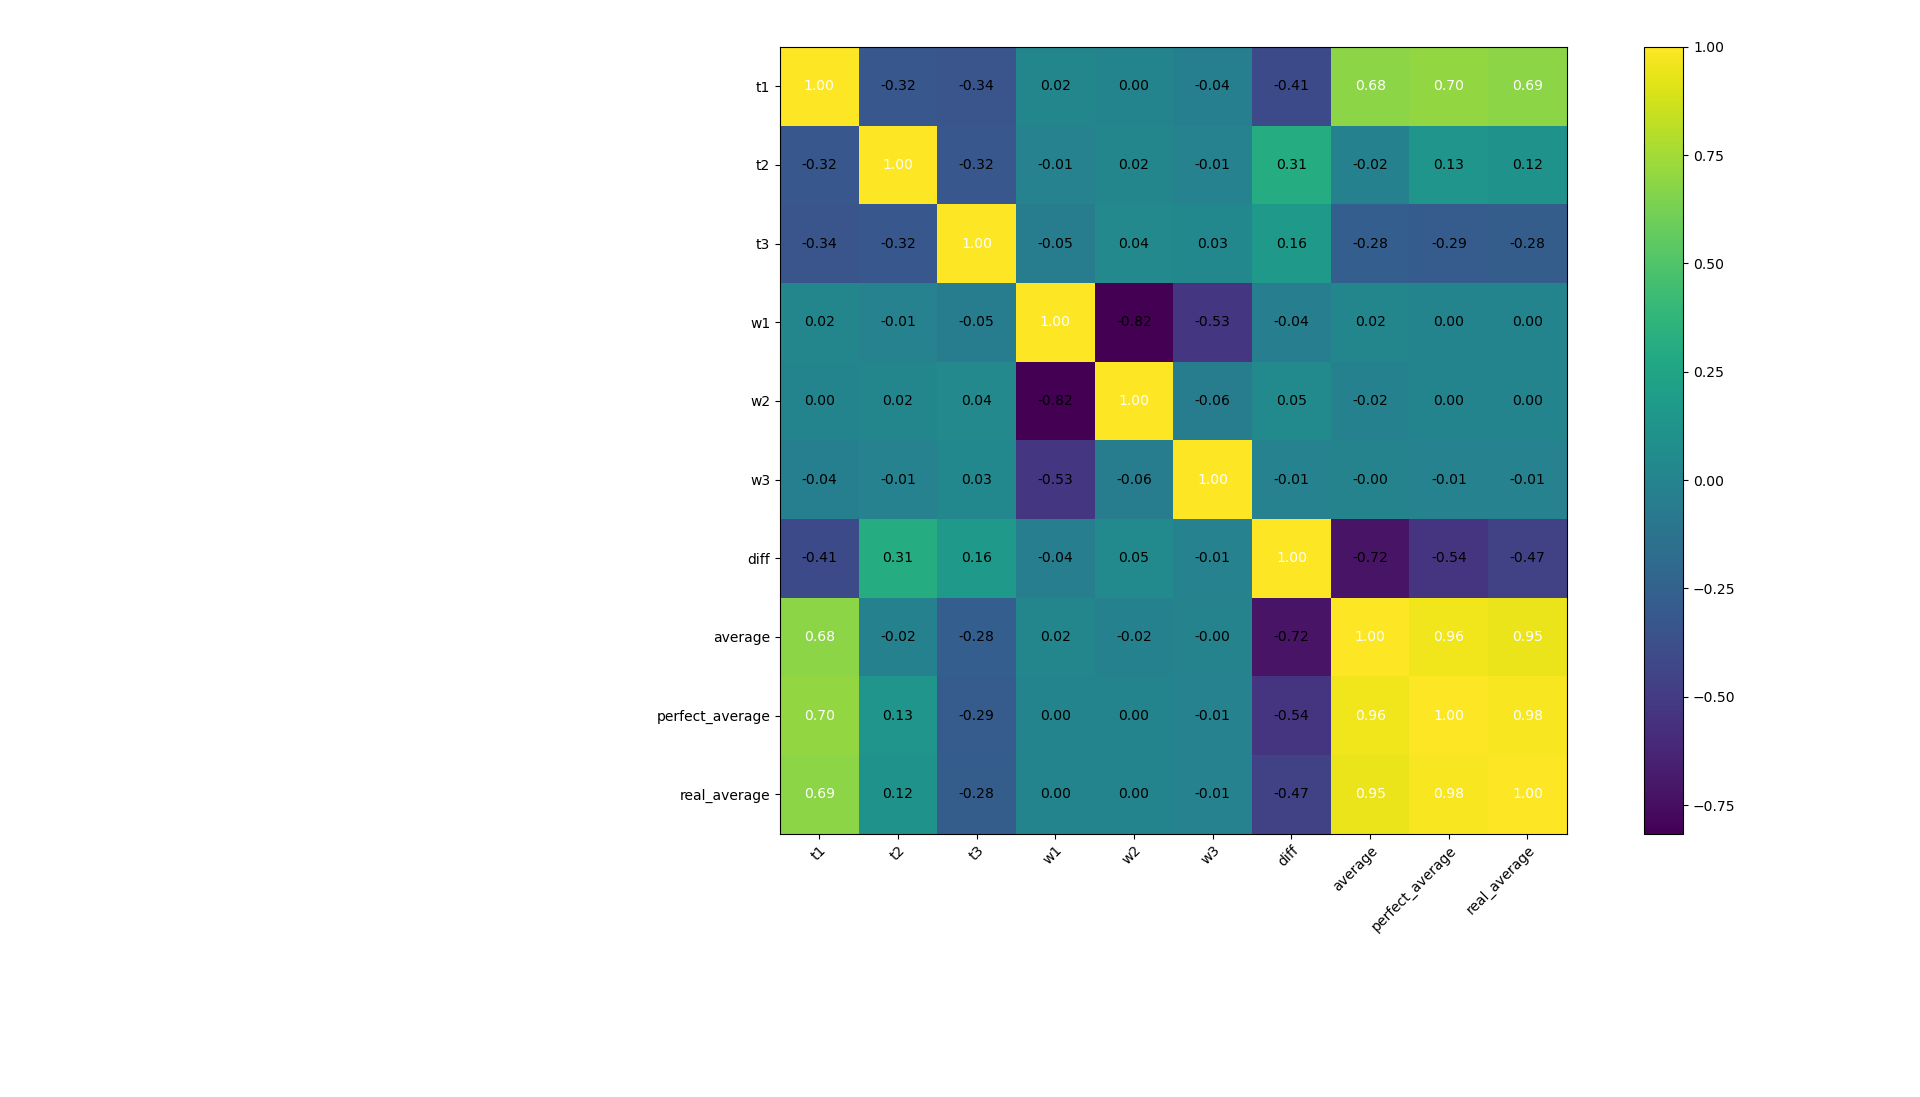

This figure's Python source:
import argparse

import pandas as pd
import matplotlib.pyplot as plt
from mlxtend.plotting import heatmap
import numpy as np


parser = argparse.ArgumentParser(description='Generate heat map.',
                                 formatter_class=argparse.RawDescriptionHelpFormatter)
parser.add_argument('data', type=str, help='data file')
args = parser.parse_args()

data = pd.read_csv(args.data, sep="\t")
print(data.columns)
print(data.head())
print(data.shape)
print(data.isnull().sum())

cm = np.corrcoef(data.values.T)
hm = heatmap(cm, row_names=data.columns, column_names=data.columns)
plt.tight_layout()
plt.show()
